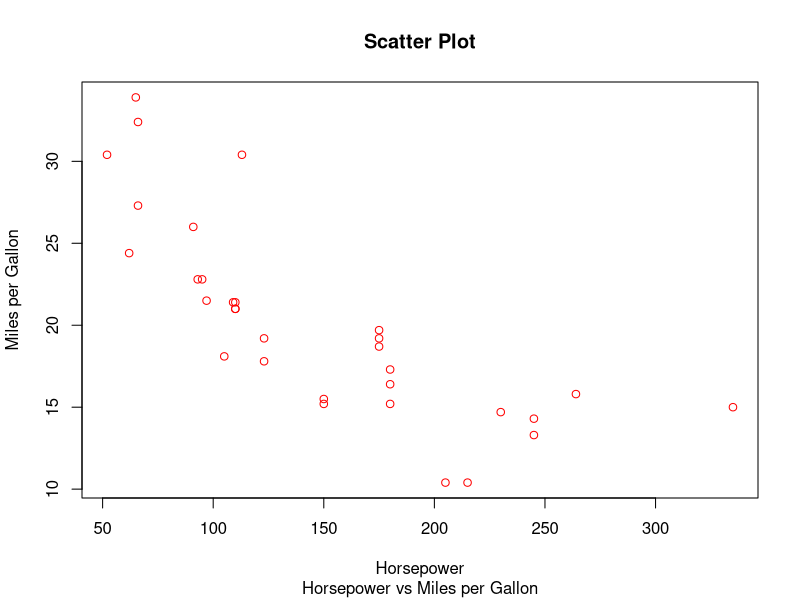
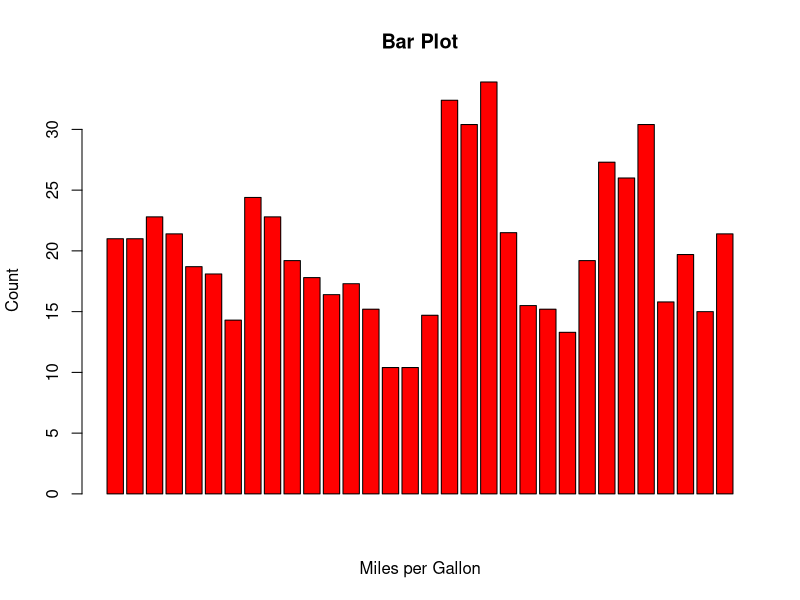
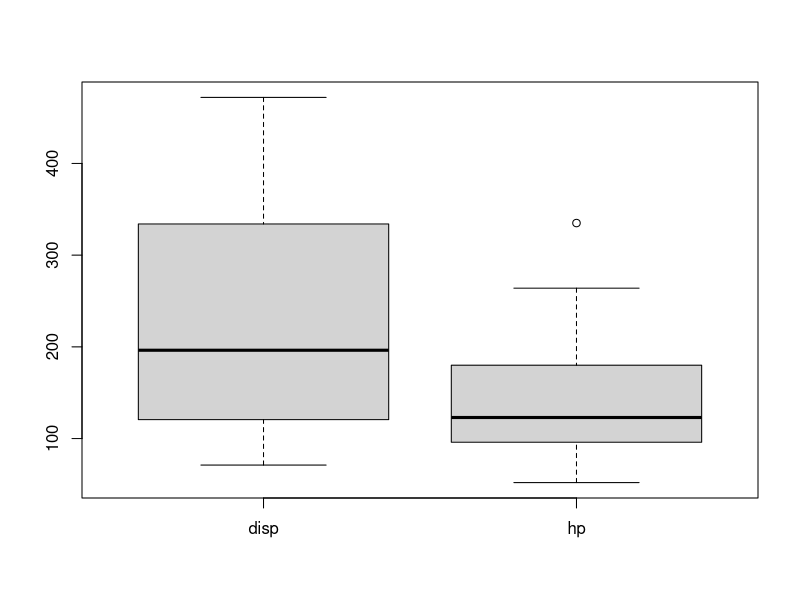
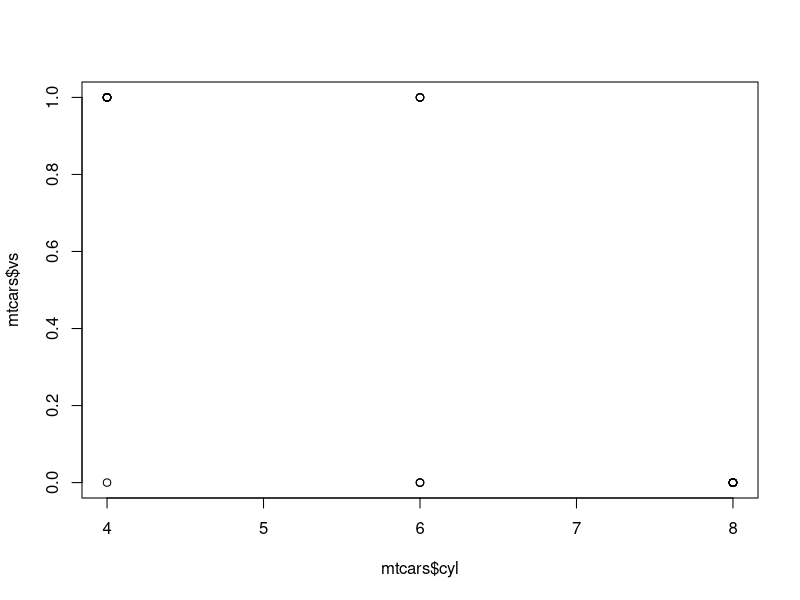

These charts were generated, in order, by the following R code: (Note: this script raises an error after producing the figures.)
library("graphics")
library("datasets")
data(mtcars)
str(mtcars)

View(mtcars)

plot(mtcars$hp,mtcars$mpg,main="Scatter Plot",sub="Horsepower vs Miles per Gallon",
     xlab="Horsepower",ylab="Miles per Gallon",col="red")

barplot(mtcars$mpg, main="Bar Plot", xlab="Miles per Gallon",ylab="Count",col="red")

boxplot(mtcars$disp,mtcars$hp,names=c("disp","hp"))

plot(mtcars$cyl, mtcars$vs)

mtcars$am <- as.factor(mtcars$am)
mtcars$cyl <- as.factor(mtcars$cyl)
mtcars$vs <- as.factor(mtcars$vs)

ggplot(mtcars,aes(x=cyl,y=vs)) +geom_point()

ggplot(mtcars,aes(x=cyl,y=vs,color=am)) + geom_jitter(width=0.1,alpha=0.5)

data(HairEyeColor)
mosaicplot(HairEyeColor)